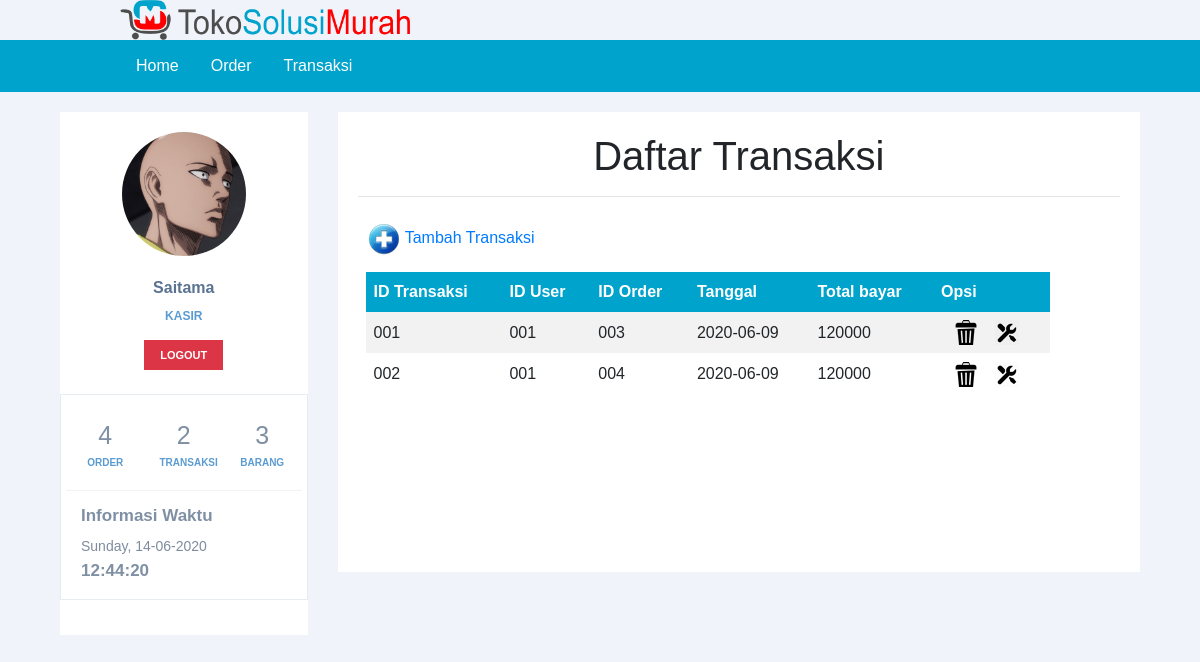
Page /halaman_kasir.php?page=transaksi (signed in) on the committed database.
### tables this page shows
CREATE TABLE IF NOT EXISTS `user` (
  `id_user` varchar(10) NOT NULL,
  `username` varchar(20) NOT NULL,
  `password` varchar(20) NOT NULL,
  `nama_user` varchar(20) NOT NULL,
  `id_level` varchar(20) NOT NULL,
  `foto` varchar(50) NOT NULL
);

CREATE TABLE IF NOT EXISTS `transaksi` (
  `id_transaksi` varchar(20) NOT NULL,
  `id_user` varchar(10) NOT NULL,
  `id_order` varchar(10) NOT NULL,
  `tanggal` date NOT NULL,
  `total_bayar` int(25) NOT NULL
);

### transaksi.php (the view, shortened to what this page needs)
<h1><b>Daftar Transaksi</b></h1>
<hr>
<table class="33" width="700"  border="0" cellpadding="2" cellspacing="1" >
  <tr>
    <td colspan="2"><a href="?page=transaksi_tambah" target="_self"><img src="images/add.png"> Tambah Transaksi</a></td>
  </tr>
  <tr>
    <td colspan="2"><table class="daftar_tabel" width="100%" border="0" cellspacing="1" cellpadding="2">
      <tr>
        <th><b>ID Transaksi</b></th>
		<th><b>ID User</b></th>
        <th><b>ID Order</b></th>
        <th><b>Tanggal</b> </th>
		<th><b>Total bayar</b> </th>
		<th><b>Opsi</b> </th>
      </tr>
	  </td>
      <?php
	$transaksiSql = "SELECT * from transaksi";
	$transaksiQry = mysqli_query($koneksi, $transaksiSql)  or die ("Query Transaksi salah : ".mysql_error());
	 foreach($transaksiQry as $transaksiRow) {
	?>
      <tr>
		<td><?php echo $transaksiRow['id_transaksi']; ?></td>
    <td><?php echo $transaksiRow['id_user']; ?></td>
		<td><?php echo $transaksiRow['id_order']; ?></td>
		<td><?php echo $transaksiRow['tanggal']; ?></td>
		<td><?php echo $transaksiRow['total_bayar']; ?></td>
		 <td align="center"><a href="?page=transaksi_hapus&amp;Kode=<?php echo $transaksiRow['id_transaksi']; ?>" target="_self" alt="Delete Data" onclick="return confirm('ANDA YAKIN AKAN MENGHAPUS DATA PENTING INI ... ?')"><img src="images/delete.png"></a>
      <a href="?page=transaksi_edit&amp;kode=<?php echo $transaksiRow['id_transaksi']; ?>" target="_self" ><img src="images/edit.png"></a>
     </td>
		   </tr>
      <?php } ?>
    </table></td>

### sidebar.php (shortened to what this page needs)
<div class="container">
	<div class="row profile">
		<div class="col-md-3">
			<div class="profile-sidebar">
				<?php
				include "koneksi.php";
				$username = $_SESSION['username'];
				$query_mysqli = $koneksi->query("SELECT * FROM user WHERE username='$username'")or die(mysqli_error());
				while($data = mysqli_fetch_array($query_mysqli)){
				?>
				<div class="profile-userpic">
				<img class="foto-preview" height="100" width="100" src="foto/<?php echo $data['foto']?>"/>
				</div>
				<div class="profile-usertitle">
					<div class="profile-usertitle-name">
						<?php echo $_SESSION['nama']; ?>
					</div>
					<div class="profile-usertitle-job">
						<?php echo $_SESSION['level']; ?>
					</div>
				</div>
				<div class="profile-userbuttons">
					<a href="logout.php" type="button" onclick="return confirm('Anda yakin akan logout dari akun ini?')" class="btn btn-danger btn-sm">Logout</a>
				</div>
				<span class="profile-desc-text"> &nbsp; </span>
				<div class="portlet light bordered">
					<div class="row list-separated profile-stat">
						<div class="col-md-4 col-sm-4 col-xs-6">
							<div class="uppercase profile-stat-title"> <?php
							$sql = "SELECT * FROM orders";
							$query = mysqli_query($koneksi,$sql);
							$count = mysqli_num_rows($query);
							echo " $count";
							?></div>
							<div class="uppercase profile-stat-text"> Order </div>
						</div>
						<div class="col-md-4 col-sm-4 col-xs-6">
							<div class="uppercase profile-stat-title"><?php
							$sql = "SELECT * FROM transaksi";
							$query = mysqli_query($koneksi,$sql);
							$count = mysqli_num_rows($query);
							echo " $count";
							?></div>
							<div class="uppercase profile-stat-text"> Transaksi </div>
						</div>
						<div class="col-md-4 col-sm-4 col-xs-6">
							<div class="uppercase profile-stat-title"> <?php
							$sql = "SELECT * FROM barang";
							$query = mysqli_query($koneksi,$sql);
							$count = mysqli_num_rows($query);
							echo " $count";
							?> </div>
							<div class="uppercase profile-stat-text"> Barang </div>
						</div>
					</div>
					<div>
						<h4 class="profile-desc-title">Informasi Waktu</h4>
						<span class="profile-desc-text"> <?php echo date('l, d-m-Y');?></span>
						<div id="txt" class="profile-desc-title"></div>
					</div></div>
				</div>
			</div>
			<?php } ?>

### style.css (style rules this page uses)
body { font-family: sans-serif; background: #ebf9fb; }
h1 { text-align: center; font-weight: 300; }
.daftar_tabel { border-collapse: collapse; width: 100%; }
.daftar_tabel th, td { text-align: left; padding: 8px; }
.daftar_tabel tr:nth-child(even) { background-color: #f2f2f2 }
.daftar_tabel th { background-color: #00a3cc; color: white; }

### css/sidebar.css (style rules this page uses)
body { background: #F1F3FA; }
.profile { margin: 20px 0; }
.profile-sidebar { padding: 20px 0 10px 0; background: #fff; }
.profile-userpic img { float: none; margin: 0 auto; width: 50%; height: 50%; margin-left: 25%; -webkit-border-radius: 50% !important; -moz-border-radius: 50% !important; border-radius: 50% !important; }
.profile-usertitle { text-align: center; margin-top: 20px; }
.profile-usertitle-name { color: #5a7391; font-size: 16px; font-weight: 600; margin-bottom: 7px; }
.profile-usertitle-job { text-transform: uppercase; color: #5b9bd1; font-size: 12px; font-weight: 600; margin-bottom: 15px; }
.profile-userbuttons { text-align: center; margin-top: 10px; }
.profile-userbuttons .btn { text-transform: uppercase; font-size: 11px; font-weight: 600; padding: 6px 15px; margin-right: 5px; }
.profile-userbuttons .btn:last-child { margin-right: 0px; }
a, button, code, div, img, input, label, li, p, pre, select, span, svg, table, td, textarea, th, ul { -webkit-border-radius: 0!important; -moz-border-radius: 0!important; border-radius: 0!important; }
.dashboard-stat, .portlet { -webkit-border-radius: 4px; -moz-border-radius: 4px; -ms-border-radius: 4px; -o-border-radius: 4px; }
.portlet { margin-top: 0; margin-bottom: 25px; padding: 0; border-radius: 4px; }
.portlet.bordered { border-left: 2px solid #e6e9ec!important; }
.portlet.light { padding: 12px 20px 15px; background-color: #fff; }
.portlet.light.bordered { border: 1px solid #e7ecf1!important; }
.list-separated { margin-top: 10px; margin-bottom: 15px; }
.profile-stat { padding-bottom: 20px; border-bottom: 1px solid #f0f4f7; }
.profile-stat-title { color: #7f90a4; font-size: 25px; text-align: center; }
.uppercase { text-transform: uppercase!important; }
.profile-stat-text { color: #5b9bd1; font-size: 10px; font-weight: 600; text-align: center; }
.profile-desc-title { color: #7f90a4; font-size: 17px; font-weight: 600; }
.profile-desc-text { color: #7e8c9e; font-size: 14px; }

### rows in the picture
user: foto (picture), count "4", count "2", count "3"
transaksi: id_transaksi "001", id_user "001", id_order "003", tanggal "2020-06-09", total_bayar "120000"
transaksi: id_transaksi "002", id_user "001", id_order "004", tanggal "2020-06-09", total_bayar "120000"
